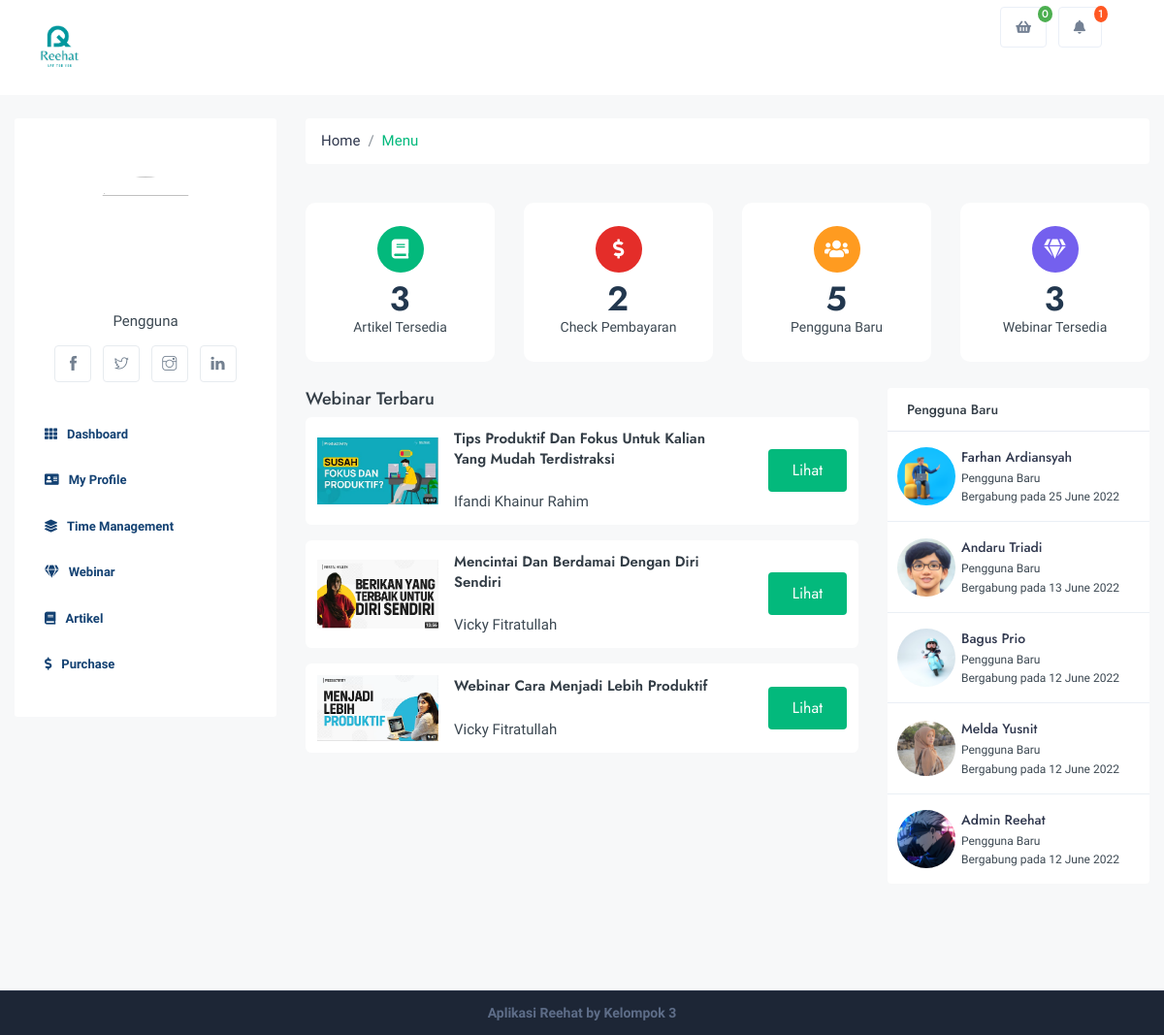
Page /index.php/user/dashboard on the committed database.
### tables this page shows
CREATE TABLE `webinars` (
  `id` int(11) NOT NULL,
  `title` varchar(128) NOT NULL,
  `thumbnail` varchar(128) NOT NULL,
  `description` text NOT NULL,
  `mentor` varchar(128) NOT NULL,
  `cost` int(11) NOT NULL,
  `video_url` varchar(128) NOT NULL,
  `url` varchar(128) NOT NULL,
  `updated_at` varchar(25) NOT NULL,
  `created_at` varchar(25) NOT NULL
);

CREATE TABLE `users` (
  `id` int(11) NOT NULL,
  `full_name` varchar(128) NOT NULL,
  `email` varchar(128) NOT NULL,
  `password` varchar(255) NOT NULL,
  `picture` varchar(128) NOT NULL,
  `role_id` int(2) NOT NULL,
  `updated_at` varchar(25) NOT NULL,
  `created_at` varchar(25) NOT NULL
);

### application/controllers/User.php (called while the page is built, shortened)
<?php
class User extends CI_Controller {
	public function __construct()
	{
		$this->load->model('User_model');
	}
	public function dashboard()
	{
		$data = [
			'title' => 'Dashboard User',
			'user' => $this->db->get_where('users', ['email' => $this->session->userdata('email')])->row_array(),
			'payments' => $this->db->where('name_user', $this->session->userdata('full_name'))->get('payments'),
			'payment_notif' => $this->db->where('name_user', $this->session->userdata('full_name'))->get('payments')->num_rows(),
			'artikel_count' => $this->db->get('articles')->num_rows(),
			'payment_count' => $this->db->get('payments')->num_rows(),
			'user_count' => $this->db->get('users')->num_rows(),
			'webinar_count' => $this->db->get('webinars')->num_rows(),
			'new_user' => $this->db->order_by('id','DESC')->get('users'),
			'new_webinars' => $this->db->order_by('id','DESC')->get('webinars')
		];
		$this->load->view('template/user/header', $data);
		$this->load->view('pages/user/dashboard', $data);
		$this->load->view('template/user/footer');
	}
}

### index.php (called while the page is built, shortened)
<?php
require_once BASEPATH.'core/CodeIgniter.php';

### application/views/pages/user/dashboard.php (the view)
<div class="row">
    <div class="col-xl-3 col-lg-6 col-md-6 col-sm-12">
        <div class="dashboard_stats_wrap">
            <div class="rounded-circle p-4 p-sm-4 d-inline-flex align-items-center justify-content-center theme-bg mb-2"><div class="position-absolute text-white h5 mb-0"><i class="fas fa-book"></i></div></div>
            <div class="dashboard_stats_wrap_content"><h4><?= $artikel_count ?></h4> <span>Artikel Tersedia</span></div>
        </div>
    </div>
    <div class="col-xl-3 col-lg-6 col-md-6 col-sm-12">
        <div class="dashboard_stats_wrap">
            <div class="rounded-circle p-4 p-sm-4 d-inline-flex align-items-center justify-content-center bg-primary mb-2"><div class="position-absolute text-white h5 mb-0"><i class="fas fa-dollar-sign"></i></div></div>
            <div class="dashboard_stats_wrap_content"><h4><?= $payment_count ?></h4> <span>Check Pembayaran</span></div>
        </div>
    </div>
    <div class="col-xl-3 col-lg-6 col-md-6 col-sm-12">
        <div class="dashboard_stats_wrap">
            <div class="rounded-circle p-4 p-sm-4 d-inline-flex align-items-center justify-content-center bg-warning mb-2"><div class="position-absolute text-white h5 mb-0"><i class="fas fa-users"></i></div></div>
            <div class="dashboard_stats_wrap_content"><h4><?= $user_count ?></h4> <span>Pengguna Baru</span></div>
        </div>
    </div>
    <div class="col-xl-3 col-lg-6 col-md-6 col-sm-12">
        <div class="dashboard_stats_wrap">
            <div class="rounded-circle p-4 p-sm-4 d-inline-flex align-items-center justify-content-center bg-purple mb-2"><div class="position-absolute text-white h5 mb-0"><i class="fas fa-gem"></i></div></div>
            <div class="dashboard_stats_wrap_content"><h4><?= $webinar_count ?></h4> <span>Webinar Tersedia</span></div>
        </div>
    </div>
</div>
<div class="row">
    <div class="col-lg-8 col-md-12 col-sm-12">
        <div class="row">
            <div class="col-xl-12 col-lg-12 col-md-12 col-sm-12">
                <h5>Webinar Terbaru</h5>
            </div>
            <div class="col-xl-12 col-lg-12 col-md-12 col-sm-12">
                <?php foreach($new_webinars->result() as $webinar): ?>
                <div class="grousp_crs">
                    <a href="<?= base_url('assets/img/webinar'); ?>/<?= $webinar->thumbnail ?>" data-fancybox>
                        <img src="<?= base_url('assets/img/webinar'); ?>/<?= $webinar->thumbnail ?>" class="img-fluid mr-3" width="125" />
                    </a>
                    <div class="grousp_crs_left">
                        <div class="grousp_crs_caption"><h4><?= $webinar->title ?></h4><br><?= $webinar->mentor ?></div>
                    </div>
                    <div class="grousp_crs_right">
                        <div class="frt_but"><a href="#" class="btn text-white theme-bg">Lihat</a></div>
                    </div>
                </div>
                <?php endforeach ?>
            </div>
        </div>
    </div>
    <div class="col-lg-4 col-md-12 col-sm-12">
        <div class="card">
            <div class="card-header">
                <h6>Pengguna Baru</h6>
            </div>
            <div class="ground-list ground-hover-list">
                <?php foreach($new_user->result() as $user): ?>
                <div class="ground ground-list-single">
                    <div class="rounded-circle p-3 p-sm-4 d-flex align-items-center justify-content-center bg-light-success">
                        <div class="position-absolute text-success h5 mb-0"><img src="<?= base_url('assets/img/account'); ?>/<?= $user->picture ?>" class="img-fluid circle" width="60"></div>
                    </div>
                    <div class="ground-content">
                        <h6><a href="#"><?= $user->full_name ?></a></h6>
                        <small class="text-fade">Pengguna Baru</small>
                        <span class="small">Bergabung pada <?= $user->created_at ?></span>
                    </div>
                </div>
                <?php endforeach ?>
            </div>
        </div>
    </div>
</div>

### rows in the picture
webinars: thumbnail (picture), title "Tips Produktif Dan Fokus Untuk Kalian Yang Mudah Terdistraksi", mentor "Ifandi Khainur Rahim"
webinars: thumbnail (picture), title "Mencintai Dan Berdamai Dengan Diri Sendiri", mentor "Vicky Fitratullah"
webinars: thumbnail (picture), title "Webinar Cara Menjadi Lebih Produktif", mentor "Vicky Fitratullah"
users: picture (placeholder picture), full_name "Farhan Ardiansyah", created_at "25 June 2022"
users: picture (picture), full_name "Andaru Triadi", created_at "13 June 2022"
users: picture (picture), full_name "Bagus Prio", created_at "12 June 2022"
users: picture (picture), full_name "Melda Yusnit", created_at "12 June 2022"
users: picture (picture), full_name "Admin Reehat", created_at "12 June 2022"

### other values in the picture
$payment_notif "0"
$artikel_count "3"
$payment_count "2"
$user_count "5"
$webinar_count "3"
